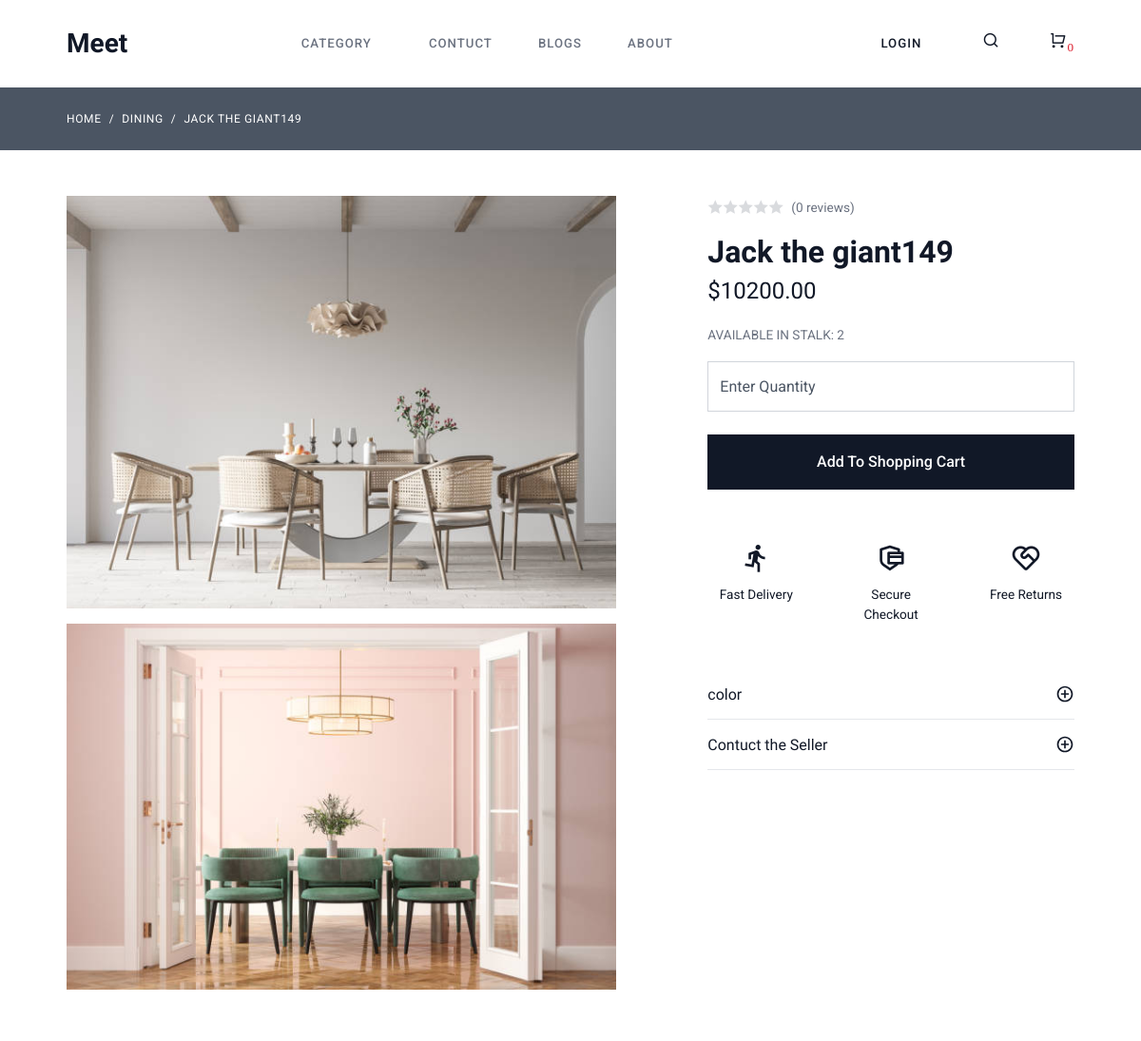
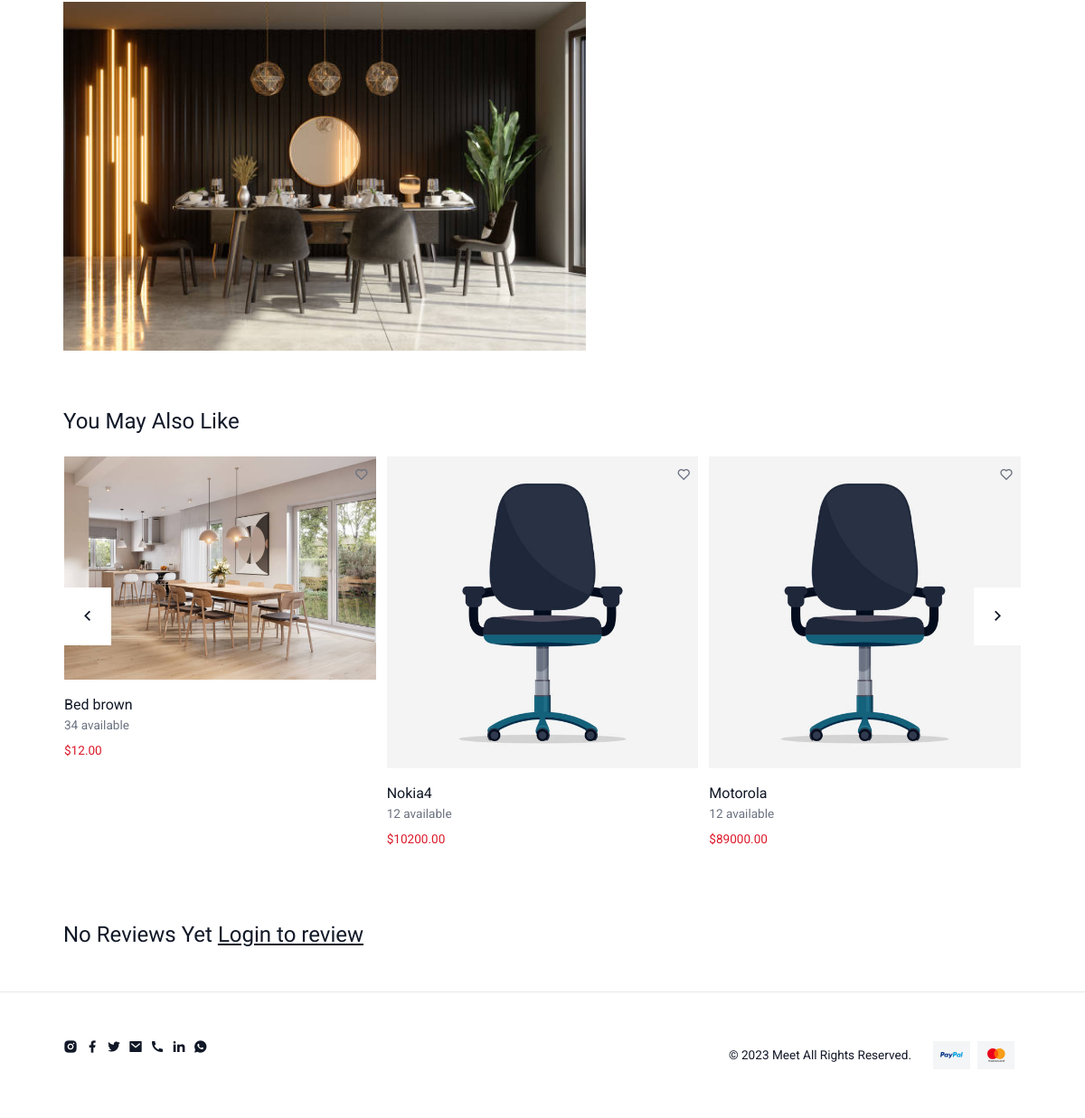
/category/Dining/12, run on an earlier commit of the app's database (2 pictures, top to bottom).
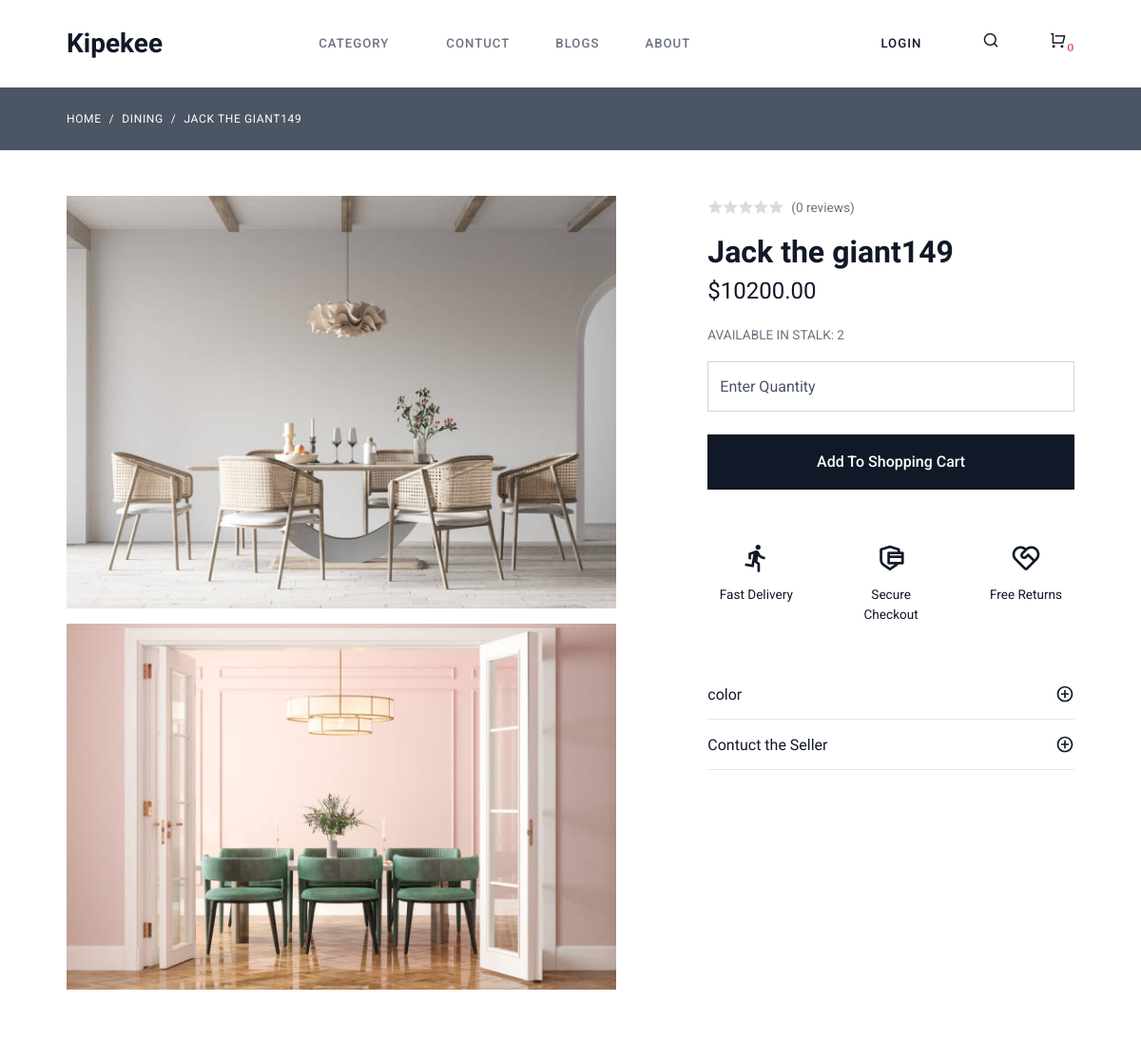
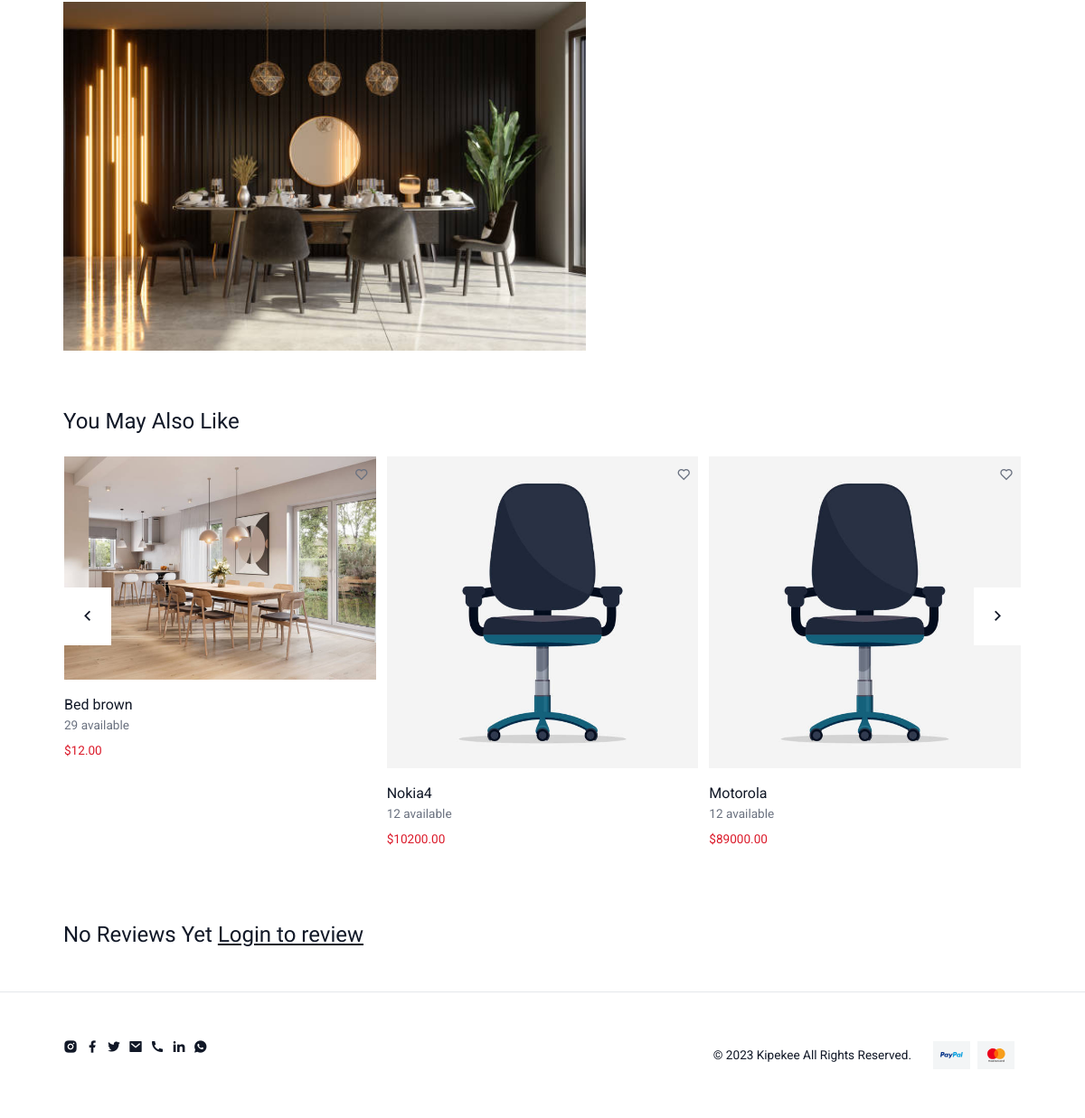
And on a later commit of the database (2 pictures, top to bottom).
### administrator/models.py (models this page shows, shortened)
class SiteSettings(models.Model):
    sites_name=models.CharField(max_length=100)
    email=models.EmailField(max_length=256)
    linkedin=models.CharField(max_length=256)
    shopify=models.CharField(max_length=256)
    facebook=models.CharField(max_length=256)
    instagram=models.CharField(max_length=256)
    twitter=models.CharField(max_length=256)
    phone=models.CharField(max_length=20)
    map=models.CharField(max_length=1000)

class Item(models.Model):
    title = models.CharField(max_length=100, unique=True)
    description = models.ManyToManyField(Description, blank=True)
    img=models.ForeignKey(ItemImg, on_delete=models.CASCADE)
    price=models.DecimalField(max_digits=10, decimal_places=2)
    price2=models.DecimalField(max_digits=10, decimal_places=2, blank=True)
    category=models.ManyToManyField(Category, blank=True)
    trending=models.CharField(max_length=5, choices=TRUE_FALSE, null=True)
    available=models.IntegerField()
    offer=models.CharField(max_length=5, choices=TRUE_FALSE, default='False')
    outofstalk=models.CharField(max_length=5, choices=TRUE_FALSE,default="False")
    size=models.ManyToManyField(Sizes, blank=True)

class ItemImg(models.Model):
    title=models.CharField(max_length=100)
    img=models.ImageField(upload_to='uploads/prouct')
    img1=models.ImageField(upload_to='uploads/prouct', null=True, blank=True)
    img2=models.ImageField(upload_to='uploads/prouct', null=True, blank=True)
    img3=models.ImageField(upload_to='uploads/prouct', null=True, blank=True)

### clients/views.py (the view)
# urls.py: path('category/<str:category>/<str:id>', views.product_more, name="Product More Details"),
def product_more(request, category, id):
    product=get_object_or_404(Item,id=id)
    next=request.META['PATH_INFO']
    if request.method== 'POST':
        if request.user.is_authenticated:
            title=request.POST['title']
            star=request.POST['stars']
            if star>'0' and star<='5':
                stars=star
            else:
                stars=5
            body=request.POST['body']
            revi, created=Review.objects.get_or_create(user=request.user,item=product )
            revi.title=title
            revi.stars = stars
            revi.text=body
            revi.save()
            messages.success(request, 'Thank you for submitting you review')
            return redirect(next)
        else:
            return redirect(f'/login?next={next}')
    else:
        category_1=Category.objects.get(title=category)
        related=Item.objects.filter(category=category_1).exclude(id=id)[:12]
        review = Review.objects.filter(item=Item(id=id))
        total_review=review.count()
        try:
            token=request.COOKIES.get('cart_cookie')
            cart_token=CartToken.objects.get(token=token)
            cart=Cart.objects.get(token=cart_token,item=Item(id=id) )
            mycart=cart.qty
        except:
            mycart=''
        r1=Review.objects.filter(Q(stars__gte=1,stars__lt=2 ), item=product).count()
        r2=Review.objects.filter(Q(stars__gte=2,stars__lt=3 ), item=product).count()
        r3=Review.objects.filter(Q(stars__gte=3,stars__lt=4 ), item=product).count()
        r4=Review.objects.filter(Q(stars__gte=4,stars__lt=5 ), item=product).count()
        r5=Review.objects.filter(stars=5, item=product).count()
        try:
            review_each=[{'r':r1, 'count':1, 'p':r1/total_review*100}, {'r':r2, 'count':2, 'p':r2/total_review*100}, {'r':r3, 'count':3, 'p':r3/total_review*100}, {'r':r4, 'count':4, 'p':r4/total_review*100}, {'r':r5, 'count':5, 'p':r5/total_review*100}]
        except:
            review_each=None
        try:
            total_stars=review.aggregate(Sum('stars'))
            total_stars=round(total_stars['stars__sum']/total_review, 1)
            if not total_stars:
                total_stars=0
        except:
            total_stars=0
        context={
            'product':product,
            'related': related,
            'review':review[:10],
            'total_stars':total_stars,
            'review_each':review_each,
            'mycart':mycart
        }
        return render(request, 'clients/product_more.html', context)

### administrator/models.py (called while the page is built)
    def __str__(self):
        return self.title

### clients/templatetags/filters.py (called while the page is built)
@register.filter(name='rating_stars')
def rating_stars(rating):
    full_stars = int(rating)
    half_stars = float(rating) % 1 >= 0.5
    empty_stars = 5 - full_stars - half_stars
    return f"<i class='ri-star-fill text-dark mr-1'></i>"*full_stars + f"<i class='ri-star-half-fill text-dark mr-1'></i>"*half_stars +f"<i class='ri-star-fill mr-1 text-muted opacity-25'></i>"*empty_stars

### templates/clients/product_more.html (shortened to what the changed rows need)
{% extends 'clients/base.html' %}
{% load static %}
{% load filters %}
{%block body%}
<section class="mt-0 ">
    <div class="container-fluid mt-5">
        <div class="row g-9" data-sticky-container>
            <div class="col-12 col-md-6 col-lg-5">
                <div class="sticky-top top-5">
                    <div class="pb-3" data-aos="fade-in">
                        <h1 class="mb-1 fs-2 fw-bold">{{product.title}}</h1>
                        <div class="accordion" id="accordionProduct">
                            {%if product.description %}
                            {%for desc in product.description.all%}
                            <div class="accordion-item">
                                <h2 class="accordion-header" id="heading{{desc.id}}">
                                    <button class="accordion-button collapsed" type="button" data-bs-toggle="collapse"
                                        data-bs-target="#collapse{{desc.id}}" aria-expanded="false"
                                        aria-controls="collapse{{desc.id}}">
                                        {{desc.title}}
                                    </button>
                                </h2>
                            </div>
                            {%endfor%}
                            {%endif%}
                            <div class="accordion-item">
                                <h2 class="accordion-header" id="headingc">
                                    <button class="accordion-button collapsed" type="button" data-bs-toggle="collapse"
                                        data-bs-target="#collapsec" aria-expanded="false" aria-controls="collapsec">
                                        Contuct the Seller
                                    </button>
                                </h2>
                            </div>
                        </div>
                    </div>
                </div>
            </div>
        </div>
        <div class="row g-0">
            {%include './related.html'%}
        </div>
</section>
{%endblock%}

### templates/clients/navbar.html (shortened to what this page needs)
{%load static %}
<nav class="navbar navbar-expand-lg navbar-light bg-white flex-column border-0  ">
    <div class="container-fluid">
        <div class="w-100">
            <div class="d-flex justify-content-between align-items-center flex-wrap">
                <a class="navbar-brand fw-bold fs-3 m-0 p-0 flex-shrink-0 order-0" href="/">
                    <div class="d-flex align-items-center">
                        {{site_name}}
                    </div>
                </a>
                <ul class="list-unstyled mb-0 d-flex align-items-center order-1 order-lg-2 nav-sidelinks">
                    <li class="ms-1 d-inline-block">
                        {%if user.is_authenticated %}
                        <a class="nav-link text-body" href="/logout">
                            Logout
                        </a>
                        {%else%}
                        <a class="nav-link text-body" href="/login">
                            Login
                        </a>
                        {%endif%}
                    </li>
                    <li class="d-block">
                        <span class="nav-link text-body search-trigger cursor-pointer"><i class="ri-search-line ri-lg"></i></span>
                    </li>
                    <li class="ms-1 d-inline-block position-relative dropdown-cart">
                        <a href="/cart" class="nav-link me-0 disable-child-pointer border-0 p-0 bg-transparent text-body">
                            <i class="ri-shopping-cart-line ri-lg"><sub class="cart-count text-danger">{{cart_count}}</sub> </i>
                        </a>
                    </li>
                </ul>
                <div class="flex-shrink-0 collapse navbar-collapse navbar-collapse-light w-auto flex-grow-1 order-2 order-lg-1"
                    id="navbarNavDropdown">
                    <ul class="navbar-nav mx-auto mb-2 mb-lg-0">
                        <li class="nav-item dropdown">
                            <a class="nav-link dropdown-toggle" href="#" role="button" data-bs-toggle="dropdown"
                                aria-expanded="false">
                                Category
                            </a>
                        </li>
                        <li class="nav-item">
                            <a class="nav-link" href="/contuct" role="button">
                                Contuct
                            </a>
                        </li>
                        <li class="nav-item">
                            <a class="nav-link" href="/blogs" role="button">
                                Blogs
                            </a>
                        </li>
                        <li class="nav-item">
                            <a class="nav-link" href="/about" role="button">
                                About
                            </a>
                        </li>
                    </ul>
                </div>
            </div>
        </div>
    </div>
</nav>

### templates/clients/related.html (shortened to what this page needs)
<div class="col-12" data-aos="fade-up">
    <h3 class="fs-4 fw-bolder mt-7 mb-4">You May Also Like</h3>
    <div class="swiper-container" data-swiper data-options='{
        "spaceBetween": 10,
        "loop": true,
        "autoplay": {
          "delay": 5000,
          "disableOnInteraction": false
        },
        "navigation": {
          "nextEl": ".swiper-next",
          "prevEl": ".swiper-prev"
        },
        "breakpoints": {
          "600": {
            "slidesPerView": 2
          },
          "1024": {
            "slidesPerView": 3
          },
          "1400": {
            "slidesPerView": 4
          }
        }
      }'>
      <div class="swiper-wrapper">
        {%for relateds in related %}
            <div class="swiper-slide">
              <div class="card border border-transparent position-relative overflow-hidden h-100 transparent">
                  <div class="card-img position-relative">
                      <span class="position-absolute top-0 end-0 p-2 z-index-20 text-muted"><i class="ri-heart-line"></i></span>
                      <picture class="position-relative overflow-hidden d-block bg-light">
                          <img class="w-100 img-fluid position-relative z-index-10" title="" src="/media/{{relateds.img.img}}" alt="">
                      </picture>
                          <div class="position-absolute start-0 bottom-0 end-0 z-index-20 p-2">
                          </div>
                  </div>
                  <div class="card-body px-0">
                      <a class="text-decoration-none link-cover" href="/category/{{relateds.category.first}}/{{relateds.id}}">{{relateds.title}}</a>
                      <small class="text-muted d-block">{{relateds.available}} available</small>
                              <p class="mt-2 mb-0 small"> {%if relateds.offer == 'True' %} <s class="text-muted">${{relateds.price2}}</s>{%endif%} <span class="text-danger">${{relateds.price}}</span></p>
                  </div>
              </div>
            </div>
            {%endfor%}
      </div>
      <div
        class="swiper-prev top-50  start-0 z-index-30 cursor-pointer transition-all bg-white px-3 py-4 position-absolute z-index-30 top-50 start-0 mt-n8 d-flex justify-content-center align-items-center opacity-50-hover">
        <i class="ri-arrow-left-s-line ri-lg"></i></div>
      <div
        class="swiper-next top-50 end-0 z-index-30 cursor-pointer transition-all bg-white px-3 py-4 position-absolute z-index-30 top-50 end-0 mt-n8 d-flex justify-content-center align-items-center opacity-50-hover">
        <i class="ri-arrow-right-s-line ri-lg"></i></div>
    </div>
</div>

### templates/clients/footer.html
<footer class="border-top py-5 mt-4  ">
    <div class="container-fluid">
        <div class="d-flex justify-content-between align-items-center flex-column flex-lg-row">
            <div>
                <ul class="list-unstyled">
                    <li class="d-inline-block me-1"><a class="text-decoration-none text-dark-hover transition-all"
                            href="{{info.instagram}}"><i class="ri-instagram-fill"></i></a></li>
                    <li class="d-inline-block me-1"><a class="text-decoration-none text-dark-hover transition-all"
                            href="{{info.facebook}}"><i class="ri-facebook-fill"></i></a></li>
                    <li class="d-inline-block me-1"><a class="text-decoration-none text-dark-hover transition-all"
                            href="{{info.twitter}}"><i class="ri-twitter-fill"></i></a></li>
                    <li class="d-inline-block me-1"><a class="text-decoration-none text-dark-hover transition-all"
                            href="mailto:{{info.email}}"><i class="ri-mail-fill"></i></a></li>
                    <li class="d-inline-block me-1"><a class="text-decoration-none text-dark-hover transition-all"
                        href="tel:{{info.phone}}"><i class="ri-phone-fill"></i></a></li>
                        <li class="d-inline-block me-1"><a class="text-decoration-none text-dark-hover transition-all"
                            href="{{info.linkedin}}"><i class="ri-linkedin-fill"></i></a></li>
                            <li class="d-inline-block me-1"><a class="text-decoration-none text-dark-hover transition-all"
                                href="https://wa.me/{{info.phone}}?text=Hello"><i class="ri-whatsapp-fill"></i></a></li>
                </ul>
            </div>
            <div class="d-flex align-items-center justify-content-end flex-column flex-lg-row">
                <p class="small m-0 text-center text-lg-start">&copy; 2023 {{site_name}} All Rights Reserved.</p>
                <ul class="list-unstyled mb-0 ms-lg-4 mt-3 mt-lg-0 d-flex justify-content-end align-items-center">
                    <li class="bg-light p-2 d-flex align-items-center justify-content-center me-2">
                        <i class="pi pi-sm pi-paypal"></i></li>
                    <li class="bg-light p-2 d-flex align-items-center justify-content-center me-2">
                        <i class="pi pi-sm pi-mastercard"></i></li>
                </ul>
            </div>
        </div>
    </div>
</footer>

What changed in the data, as far as the page shows it:
changed SiteSettings: sites_name "Meet" → "Kipekee"
changed Item "Bed brown": available "34" → "29"
